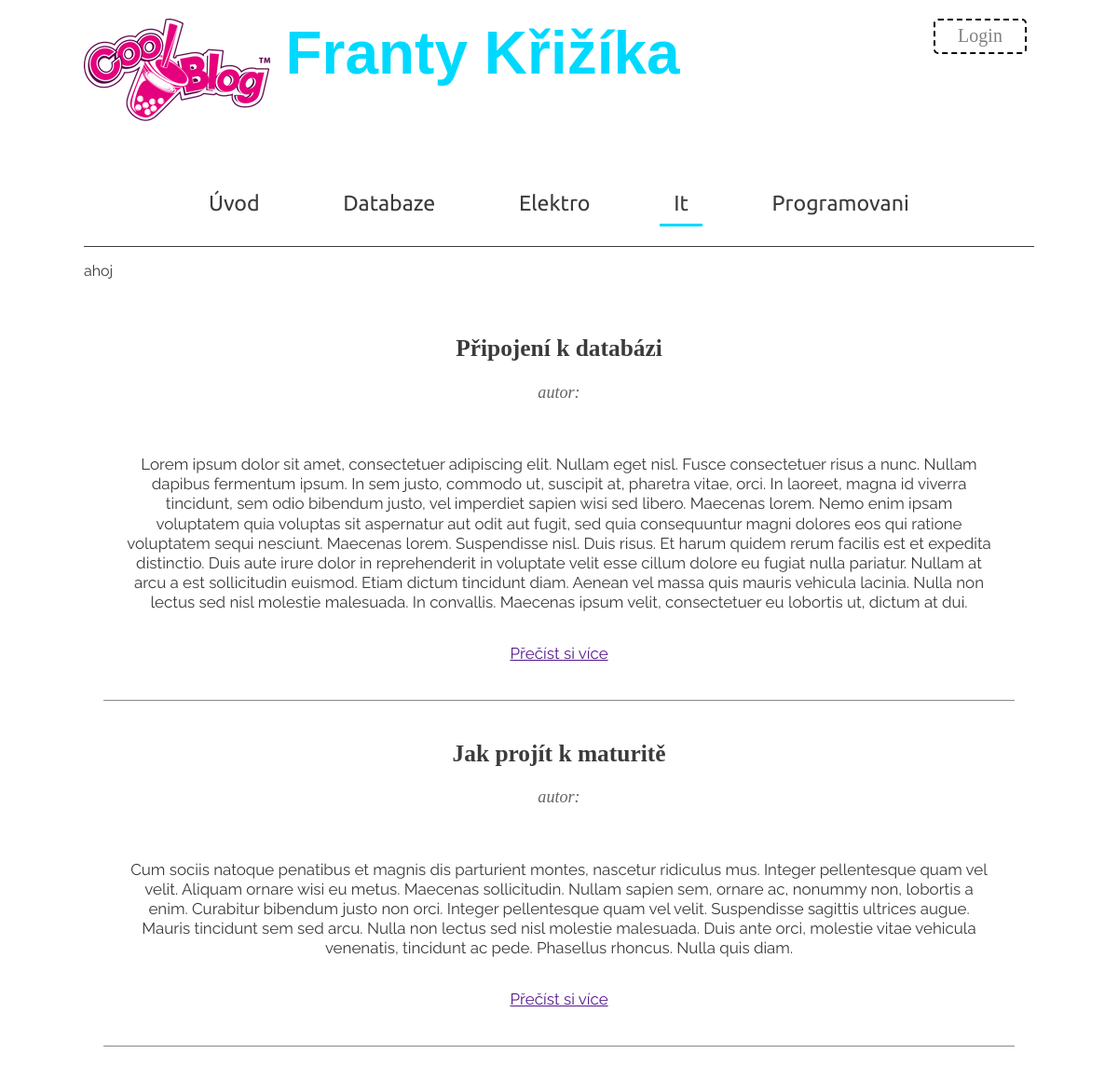
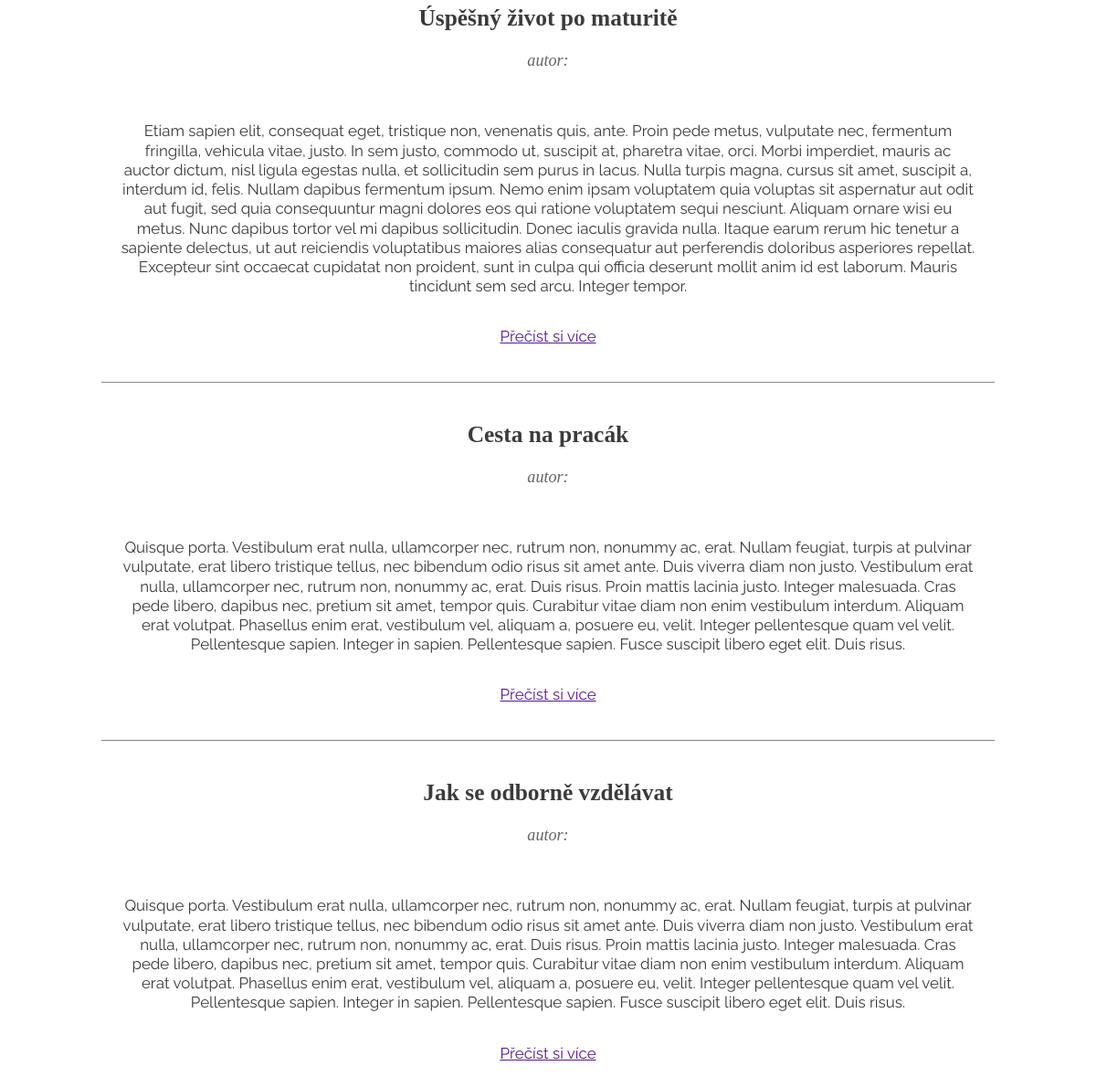
The page /categories/it.php on the database its author committed (2 pictures, top to bottom).
### tables this page shows
CREATE TABLE `clanky` (
  `idclanky` int(10) unsigned NOT NULL AUTO_INCREMENT,
  `titulek` varchar(255) NOT NULL,
  `obsah` text NOT NULL,
  `idkategorie` int(10) unsigned NOT NULL,
  `idautor` int(10) unsigned NOT NULL,
  PRIMARY KEY (`idclanky`,`idkategorie`,`idautor`),
  UNIQUE KEY `idclanky_UNIQUE` (`idclanky`),
  UNIQUE KEY `titulek_UNIQUE` (`titulek`),
  KEY `fk_clanky_kategorie_idx` (`idkategorie`),
  KEY `fk_clanky_autor1_idx` (`idautor`),
  CONSTRAINT `fk_clanky_autor1` FOREIGN KEY (`idautor`) REFERENCES `autor` (`idautor`) ON DELETE NO ACTION ON UPDATE NO ACTION,
  CONSTRAINT `fk_clanky_kategorie` FOREIGN KEY (`idkategorie`) REFERENCES `kategorie` (`idkategorie`) ON DELETE NO ACTION ON UPDATE NO ACTION
);

### categories/it.php (the view, shortened to what this page needs)
<?php require_once('partials/head.php');?>
     <?php include('partials/menu.php');?>
  </header>
<?php
if(!isset($_GET['id'])) {
    echo '<p>ahoj</p>';
    $stmt = $conn->prepare("SELECT * FROM `clanky-krizik`.`clanky`");
    $stmt->execute();
    while ($row = $stmt->fetch()) {
                echo '<article class="minor">';
                echo '<h2>'.$row['titulek'].'</h2>';
                echo '<span class="author">autor: <h3>'.$row['jmenoautor'].' '.$row['prijmeni'].'</h3></span>';
                echo '<p class="text">'.$row['obsah'].'</p>';
                echo '<p class="link"><a href="">Přečíst si více</a></p>';
                echo '</article>';
            }
        }
?>

### assets/css/style.css (style rules this page uses)
html { box-sizing: border-box; }
*, *:before, *:after { box-sizing: inherit; }
body { max-width: 63.75em; height: auto; margin: auto; padding: 1.25em 0; color: rgb(59, 59, 59); }
p, .create-article textarea, .edit-article textarea { font-family: 'Raleway', sans-serif; line-height: 1.25em; }
article { font-size: 1.125em; }
.minor { display: flex; flex-direction: column; font-size: 1.06em; cursor: pointer; padding: 1.25em 1.25em; margin: 0 1.25em; border-bottom: .0625em solid #888888; text-align: center; }
.minor:last-child { border-bottom: none; }
.minor span { display: block; float: none; max-width: 35em; margin: 0 auto 1em auto; text-align: left; font-size: 1.07em; }
.author { float: right; color: rgb(102, 101, 101); font-style: italic; margin-right: .5em; margin-top: .68em;; margin-bottom: .420em; }

### rows shown on the page
clanky: titulek "Připojení k databázi", obsah "Lorem ipsum dolor sit amet, consectetuer adipiscing elit. Nullam eget nisl. Fusce consectetuer risus a nunc. Nullam dapibus fermentum ipsum. In sem justo, commodo ut, suscipit at, pharetra vitae, orci. In laoreet, magna id viverra tincidunt, sem odio bibendum justo, vel imperdiet sapien wisi sed libero. Maecenas lorem. Nemo enim ipsam voluptatem quia voluptas sit aspernatur aut odit aut fugit, sed quia consequuntur magni dolores eos qui ratione voluptatem sequi nesciunt. Maecenas lorem. Suspendisse nisl. Duis risus. Et harum quidem rerum facilis est et expedita distinctio. Duis aute irure dolor in reprehenderit in voluptate velit esse cillum dolore eu fugiat nulla pariatur. Nullam at arcu a…"
clanky: titulek "Jak projít k maturitě", obsah "Cum sociis natoque penatibus et magnis dis parturient montes, nascetur ridiculus mus. Integer pellentesque quam vel velit. Aliquam ornare wisi eu metus. Maecenas sollicitudin. Nullam sapien sem, ornare ac, nonummy non, lobortis a enim. Curabitur bibendum justo non orci. Integer pellentesque quam vel velit. Suspendisse sagittis ultrices augue. Mauris tincidunt sem sed arcu. Nulla non lectus sed nisl molestie malesuada. Duis ante orci, molestie vitae vehicula venenatis, tincidunt ac pede. Phasellus rhoncus. Nulla quis diam."
clanky: titulek "Úspěšný život po maturitě", obsah "Etiam sapien elit, consequat eget, tristique non, venenatis quis, ante. Proin pede metus, vulputate nec, fermentum fringilla, vehicula vitae, justo. In sem justo, commodo ut, suscipit at, pharetra vitae, orci. Morbi imperdiet, mauris ac auctor dictum, nisl ligula egestas nulla, et sollicitudin sem purus in lacus. Nulla turpis magna, cursus sit amet, suscipit a, interdum id, felis. Nullam dapibus fermentum ipsum. Nemo enim ipsam voluptatem quia voluptas sit aspernatur aut odit aut fugit, sed quia consequuntur magni dolores eos qui ratione voluptatem sequi nesciunt. Aliquam ornare wisi eu metus. Nunc dapibus tortor vel mi dapibus sollicitudin. Donec iaculis gravida nulla. Itaque earum rerum…"
clanky: titulek "Cesta na pracák", obsah "Quisque porta. Vestibulum erat nulla, ullamcorper nec, rutrum non, nonummy ac, erat. Nullam feugiat, turpis at pulvinar vulputate, erat libero tristique tellus, nec bibendum odio risus sit amet ante. Duis viverra diam non justo. Vestibulum erat nulla, ullamcorper nec, rutrum non, nonummy ac, erat. Duis risus. Proin mattis lacinia justo. Integer malesuada. Cras pede libero, dapibus nec, pretium sit amet, tempor quis. Curabitur vitae diam non enim vestibulum interdum. Aliquam erat volutpat. Phasellus enim erat, vestibulum vel, aliquam a, posuere eu, velit. Integer pellentesque quam vel velit. Pellentesque sapien. Integer in sapien. Pellentesque sapien. Fusce suscipit libero eget elit. Duis…"
clanky: titulek "Jak se odborně vzdělávat", obsah "Quisque porta. Vestibulum erat nulla, ullamcorper nec, rutrum non, nonummy ac, erat. Nullam feugiat, turpis at pulvinar vulputate, erat libero tristique tellus, nec bibendum odio risus sit amet ante. Duis viverra diam non justo. Vestibulum erat nulla, ullamcorper nec, rutrum non, nonummy ac, erat. Duis risus. Proin mattis lacinia justo. Integer malesuada. Cras pede libero, dapibus nec, pretium sit amet, tempor quis. Curabitur vitae diam non enim vestibulum interdum. Aliquam erat volutpat. Phasellus enim erat, vestibulum vel, aliquam a, posuere eu, velit. Integer pellentesque quam vel velit. Pellentesque sapien. Integer in sapien. Pellentesque sapien. Fusce suscipit libero eget elit. Duis…"

### other values the page prints
$item_name "Úvod"
$item_name "Databaze"
$item_name "Elektro"
$item_name "It"
$item_name "Programovani"
